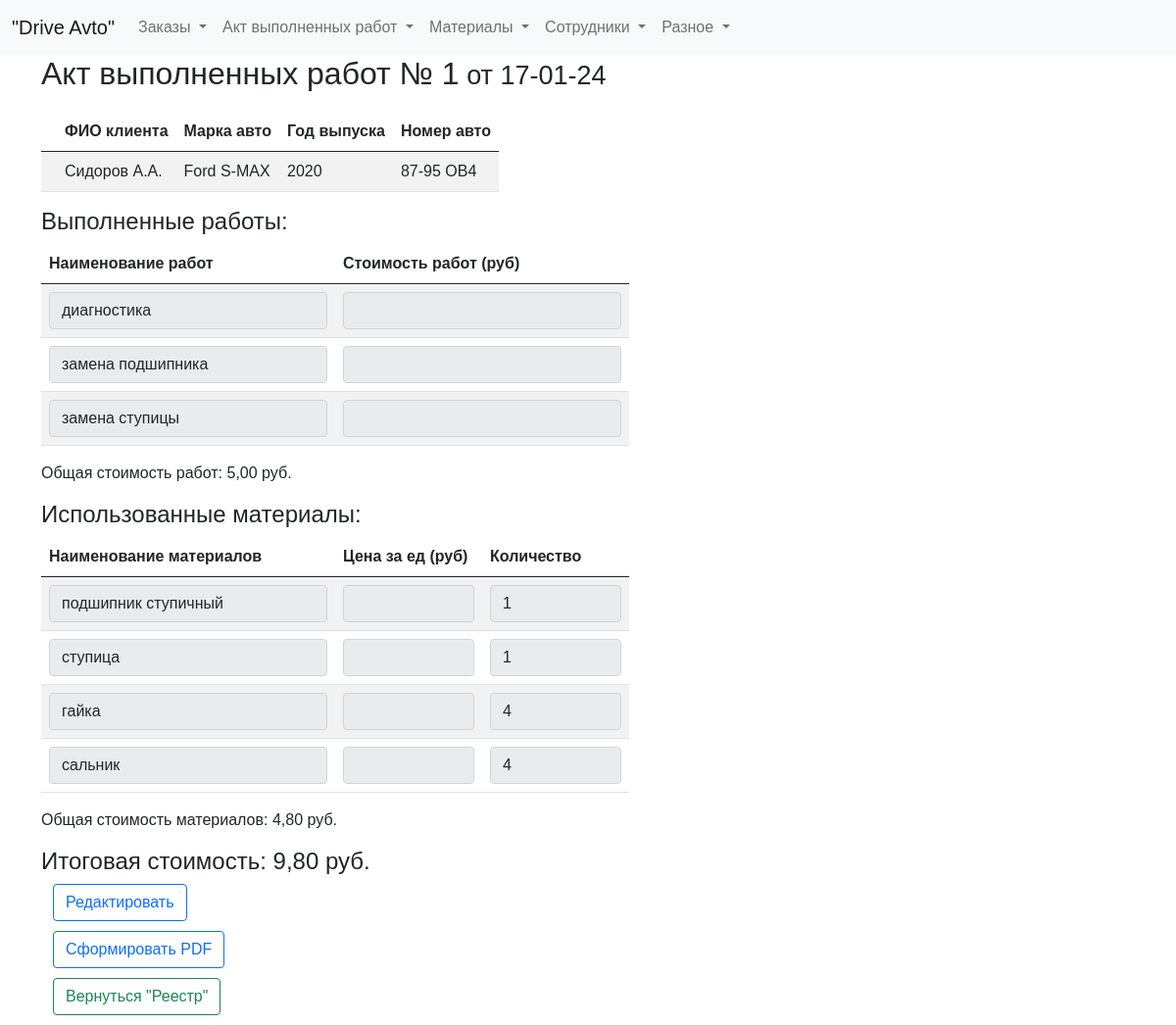
The app's page /final_act/1 with its own data.
### tables this page shows
CREATE TABLE log (
id integer PRIMARY KEY AUTOINCREMENT,
date_order text NOT NULL,
name_customer text NOT NULL,
brand_car text NOT NULL,
year_car text NOT NULL,
number_car text NOT NULL,
text_order text NOT NULL,
id_act integer
);

CREATE TABLE act (
id integer PRIMARY KEY AUTOINCREMENT,
id_act integer NOT NULL,
date_act text NOT NULL,
name_work text NOT NULL,
price_work integer NOT NULL,
FOREIGN KEY (id_act) REFERENCES log (id_act)
);

CREATE TABLE stock_minus (
id INTEGER PRIMARY KEY AUTOINCREMENT,
name TEXT NOT NULL,
quantity INTEGER NOT NULL,
price_unit INTEGER NOT NULL,
id_act INTEGER NOT NULL,
FOREIGN KEY (id_act) REFERENCES act(id_act)
);

### fcompany.py (the view)
@app.route('/final_act/<int:entry_id>')
def showFinal_act(entry_id):
    print('entry_id: ', entry_id)
    entry_data = dbase.get_final_act(entry_id)
    return render_template('final_act.html', title="Акт выполненных работ", entry_data=entry_data)

### fcompany.py (called while the page is built)
def connect_db():  # общая функция для установления соединения с БД
    conn = sqlite3.connect(app.config['DATABASE'])
    conn.row_factory = sqlite3.Row  # записи будут представлены не в виде кортежей, а в виде словаря (для исп в шаблонах)
    return conn

def get_db():
    if not hasattr(g, 'link_db'):
        g.link_db = connect_db()
    return g.link_db

@app.before_request
def before_request():
    global dbase
    db = get_db()
    dbase = FDataBase(db)

### templates/final_act.html (shortened to what this page needs)
{% extends 'base.html' %}
{% block content %}
<h2>Акт выполненных работ  № {{ entry_data.main.id_act }}<span style="font-family: 'Arial', sans-serif; font-size: 27px;">
    от {{ entry_data.main.date_act }}</span></h2>
<div class="table-responsive">
    <table id="myTable" class="table table-striped" style="max-width: 100%;">
        <thead>
            <tr>
                <th scope="col"></th>
                <th scope="col">ФИО клиента</th>
                <th scope="col">Марка авто</th>
                <th scope="col">Год выпуска</th>
                <th scope="col">Номер авто</th>
            </tr>
        </thead>
        <tbody>
            <tr>
                <th scope="row"></th>
                <td>{{ entry_data.main.name_customer }}</td>
                <td>{{ entry_data.main.brand_car }}</td>
                <td>{{ entry_data.main.year_car }}</td>
                <td>{{ entry_data.main.number_car }}</td>
            </tr>
        </tbody>
    </table>
</div>
<h4>Выполненные работы:</h4>
<div class="table-responsive">
    <table id="workTable" class="table table-striped">
        <thead>
            <tr>
                <th scope="col" >Наименование работ</th>
                <th scope="col" >Стоимость работ (руб)</th>
            </tr>
        </thead>
        <tbody>
            {% for work in entry_data.works %}
            <tr>
                <td><input type="text" name="name_work[]" class="form-control" value="{{ work.name_work }}"  readonly></td>
                <td><input type="number" name="price_work[]" class="form-control" value="{{ ('%.2f' % (work.price_work / 100) ) | replace('.', ',') }}" readonly></td>
            </tr>
            {% endfor %}
        </tbody>
    </table>
</div>
<div class="totals">
    <p>Общая стоимость работ: {{ ('%.2f' % (entry_data.main.total_work / 100) ) | replace('.', ',') }} руб.</p>
</div>
<h4>Использованные материалы:</h4>
<div class="table-responsive">
    <table id="materialTable" class="table table-striped">
        <thead>
            <tr>
                <th scope="col" >Наименование материалов</th>
                <th scope="col" >Цена за ед (руб)</th>
                <th scope="col" >Количество</th>
            </tr>
        </thead>
        <tbody>
            {% for material in entry_data.materials %}
            <tr>
                <td><input type="text" name="name[]" class="form-control" value="{{ material.name }}"  readonly></td>
                <td><input type="number" name="price_unit[]" class="form-control" value="{{ ('%.2f' % (material.price_unit / 100) ) | replace('.', ',') }}" readonly></td>
                <td><input type="number" name="quantity[]" class="form-control" value="{{ material.quantity }}"  readonly></td>
            </tr>
            {% endfor %}
        </tbody>
    </table>
</div>
<div class="totals">
    <p>Общая стоимость материалов: {{ ('%.2f' % (entry_data.main.total_materials / 100) ) | replace('.', ',') }} руб.</p>
    <h4>Итоговая стоимость: {{ ('%.2f' % (entry_data.main.total_price / 100) ) | replace('.', ',') }} руб.</h4>
</div>
<div class="container">
        <button type="button" class="btn btn-outline-primary return-button" onclick="window.location.href = '/edit_final_act/{{ entry_data.main.id_act }}'">Редактировать</button>
        <button type="button" class="btn btn-outline-primary return-button" onclick="window.location.href = '/print_act/{{ entry_data.main.id_act }}'">Сформировать PDF</button>
        <button type="button" class="btn btn-outline-success return-button" onclick="window.location.href = '/list_act'">Вернуться "Реестр"</button>
</div>
{% endblock %}

### static/css/styles.css (style rules this page uses)
#workTable.table-striped tbody tr:nth-of-type(odd), #materialTable.table-striped tbody tr:nth-of-type(odd) { background-color: transparent !important; }
#workTable, #materialTable { width: 600px; }
#workTable th, #workTable td, #materialTable th, #materialTable td { width: auto; }
#workTable th:nth-child(1), #materialTable th:nth-child(1) { width: 50%; }
#materialTable th:nth-child(2), #materialTable th:nth-child(3) { width: 25%; }
input.form-control { width: 100%; }
h2 { margin: 0; margin-right: 300px; }
html, body { font-family: 'Arial'; margin: 0; padding: 0; height: 100%; width: 100%; }
.container { display: flex; flex-direction: column; align-items: flex-start; }
.btn { margin-bottom: 10px; }

### records on screen
log: main.name_customer "Сидоров А.А.", main.brand_car "Ford S-MAX", main.number_car "87-95 OB4"
act: name_work "диагностика"
act: name_work "замена подшипника"
act: name_work "замена ступицы"
stock_minus: name "подшипник ступичный", quantity "1"
stock_minus: name "ступица", quantity "1"
stock_minus: name "гайка", quantity "4"
stock_minus: name "сальник", quantity "4"

### other values on screen
{{ entry_data.main.id_act }} "1"
{{ entry_data.main.date_act }} "17-01-24"
{{ entry_data.main.year_car }} "2020"
{{ ('%.2f' % (entry_data.main.total_work / 100) ) | replace('.', ',') }} "5,00"
{{ ('%.2f' % (entry_data.main.total_price / 100) ) | replace('.', ',') }} "9,80"
